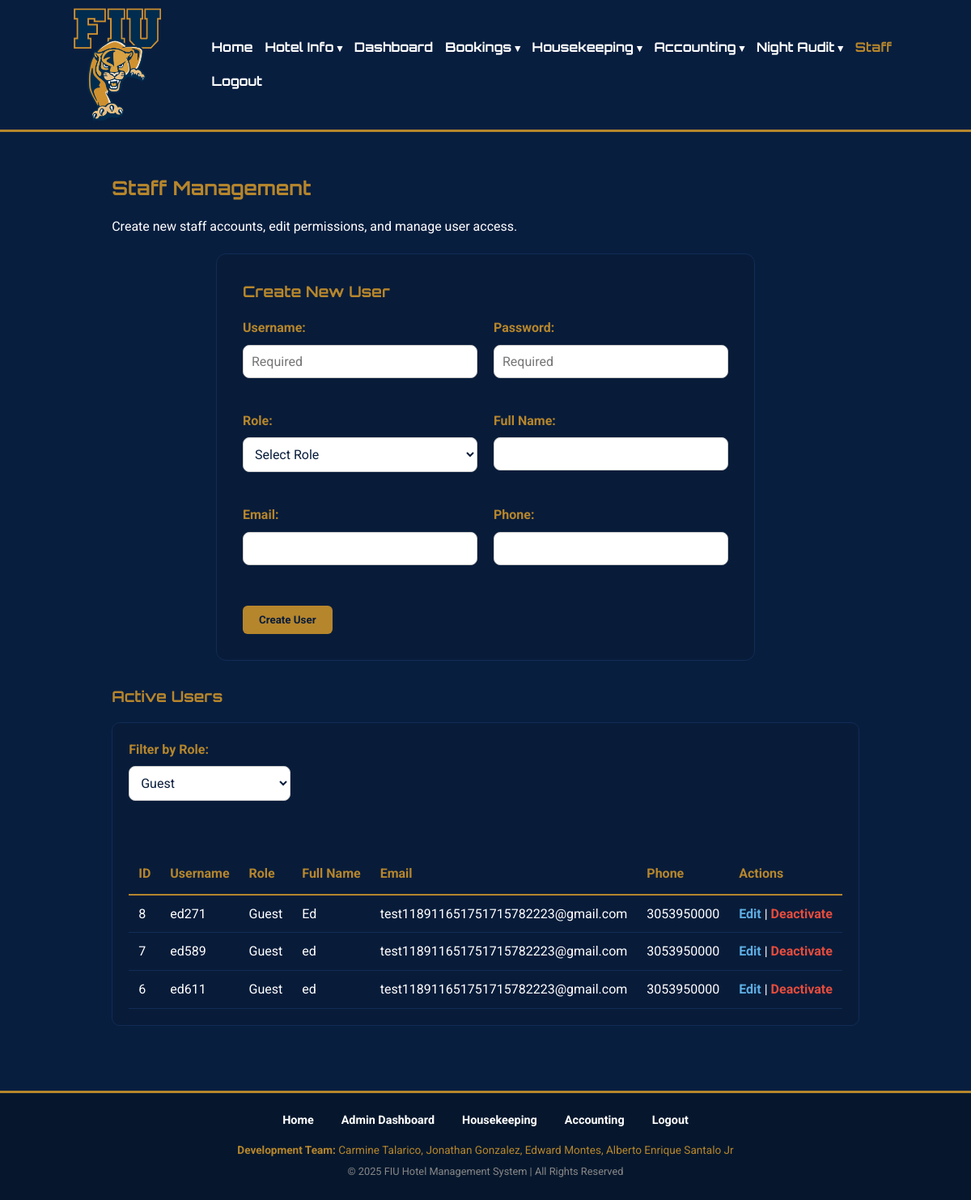
/users.php?filter_role=guest (signed in), run on the app's committed database.
### tables this page shows
CREATE TABLE `users` (
  `id` int(11) NOT NULL,
  `username` varchar(50) NOT NULL,
  `password` varchar(255) NOT NULL,
  `role` enum('admin','manager','front_desk','housekeeping','accountant','guest','friend') NOT NULL DEFAULT 'guest',
  `full_name` varchar(100) DEFAULT NULL,
  `email` varchar(100) DEFAULT NULL,
  `phone` varchar(20) DEFAULT NULL,
  `is_active` tinyint(1) NOT NULL DEFAULT 1
);

### public/users.php (the view, shortened to what this page needs)
<?php
require_once __DIR__ . '/../config/db.php';
$csrf_token = $_SESSION['csrf_token'];
$filter_role = $_GET['filter_role'] ?? 'all';
$sql = "SELECT id, username, role, full_name, email, phone FROM users WHERE is_active = 1";
$params = [];
$types = '';
if ($filter_role !== 'all') {
    $sql .= " AND role = ?";
    $params[] = $filter_role;
    $types .= 's';
}
$sql .= " ORDER BY role, username";
$stmt_users = $conn->prepare($sql);
if (!empty($params)) {
    $stmt_users->bind_param($types, ...$params);
}
$stmt_users->execute();
$users_result = $stmt_users->get_result();
require_once __DIR__ . '/../includes/header.php';
?>
<h2>Staff Management</h2>
<p>Create new staff accounts, edit permissions, and manage user access.</p>
<div class="form-container">
    <h3>Create New User</h3>
    <form method="post" action="users.php">
        <div style="display: grid; grid-template-columns: repeat(auto-fit, minmax(250px, 1fr)); gap: 20px;">
            <div>
                <label class="form-label">Username:</label>
                <input type="text" name="username" placeholder="Required" required class="form-input">
            </div>
            <div>
                <label class="form-label">Password:</label>
                <input type="password" name="password" placeholder="Required" required class="form-input">
            </div>
             <div>
                <label class="form-label">Role:</label>
                <select name="role" required class="form-select">
                    <option value="">Select Role</option>
                </select>
            </div>
            <div>
                <label class="form-label">Full Name:</label>
                <input type="text" name="full_name" class="form-input">
            </div>
            <div>
                <label class="form-label">Email:</label>
                <input type="email" name="email" class="form-input">
            </div>
            <div>
                <label class="form-label">Phone:</label>
                <input type="tel" name="phone" class="form-input">
            </div>
        </div>
        <button type="submit" name="create_user" class="btn btn-primary mt-30">Create User</button>
    </form>
</div>
<h3 class="mt-30">Active Users</h3>
<div class="card">
    <form method="GET" action="users.php" class="mb-20">
        <label for="filter_role" class="form-label">Filter by Role:</label>
        <select name="filter_role" id="filter_role" class="form-select" onchange="this.form.submit()" style="width: 200px; display: inline-block;">
            <option value="guest" <?= $filter_role === 'guest' ? 'selected' : '' ?>>Guest</option>
        </select>
    </form>
    <div style="overflow-x: auto;">
        <table class="data-table">
            <thead>
                <tr>
                    <th>ID</th>
                    <th>Username</th>
                    <th>Role</th>
                    <th>Full Name</th>
                    <th>Email</th>
                    <th>Phone</th>
                    <th>Actions</th>
                </tr>
            </thead>
            <tbody>
                <?php if ($users_result->num_rows > 0): ?>
                    <?php while ($row = $users_result->fetch_assoc()): ?>
                    <tr>
                        <td><?= $row['id'] ?></td>
                        <td><?= htmlspecialchars($row['username']) ?></td>
                        <td class="text-capitalize"><?= htmlspecialchars($row['role']) ?></td>
                        <td><?= htmlspecialchars($row['full_name'] ?: 'N/A') ?></td>
                        <td><?= htmlspecialchars($row['email'] ?: 'N/A') ?></td>
                        <td><?= htmlspecialchars($row['phone'] ?: 'N/A') ?></td>
                        <td>
                            <a href="admin_user_edit.php?user_id=<?= $row['id'] ?>" class="btn-link-style">Edit</a> |
                            <a href="?action=delete&user_id=<?= $row['id'] ?>&token=<?= $csrf_token ?>"
                               onclick="return confirm('Are you sure you want to deactivate this user? They will no longer be able to log in.')"
                               class="btn-link-style" style="color: #e74c3c;">Deactivate</a>
                        </td>
                    </tr>
                    <?php endwhile; ?>
                <?php else: ?>
                    <tr>
                        <td colspan="7" class="text-center">No active users found matching the criteria.</td>
                    </tr>
                <?php endif; ?>
            </tbody>
        </table>
    </div>
</div>
<?php
require_once __DIR__ . '/../includes/footer.php';
?>

### public/assets/css/style.css (style rules this page uses)
body, h1, h2, h3, p, a, ul, li, table, input, select, button, textarea, label { margin: 0; padding: 0; box-sizing: border-box; font-family: 'Roboto', sans-serif; }
body { background-color: #081E3F; color: #ffffff; line-height: 1.6; display: flex; flex-direction: column; min-height: 100vh; }
h1, h2, h3 { font-family: 'Orbitron', sans-serif; color: #B6862C; margin-bottom: 1rem; }
p { margin-bottom: 1rem; }
a { color: #B6862C; text-decoration: none; }
.btn { display: inline-block; padding: 10px 20px; font-weight: bold; border-radius: 6px; text-decoration: none; cursor: pointer; border: none; transition: all 0.2s ease; }
.btn-primary { background-color: #B6862C; color: #081C3A; }
.btn-link-style { color: #5dade2; background: none; border: none; padding: 0; font-weight: bold; }
.form-container { max-width: 600px; margin: 20px auto; padding: 2rem; background-color: #081C3A; border-radius: 12px; border: 1px solid #122C55; }
.form-label { display: block; margin-bottom: 8px; font-weight: bold; color: #B6862C; }
.form-input, .form-select, textarea.form-input { width: 100%; padding: 10px; margin-bottom: 1.25rem; border-radius: 8px; border: 1px solid #ccc; font-size: 1rem; color: #081C3A; background-color: #fff; font-family: 'Roboto', sans-serif; }
.data-table { width: 100%; border-collapse: collapse; margin-top: 25px; color: #ffffff; background-color: transparent; }
.data-table th { color: #B6862C; padding: 12px; text-align: left; border-bottom: 2px solid #B6862C; }
.data-table td { padding: 10px 12px; border-bottom: 1px solid #122C55; vertical-align: middle; }
.card { background: #081C3A; padding: 20px; border-radius: 10px; border: 1px solid #122C55; }
.mt-30 { margin-top: 30px; }
.mb-20 { margin-bottom: 20px; }
.text-capitalize { text-transform: capitalize; }

### data on the page
users: id "8", username "ed271", role "Guest", full_name "Ed", email "test118911651751715782223@gmail.com", phone "3053950000"
users: id "7", username "ed589", role "Guest", full_name "ed", email "test118911651751715782223@gmail.com", phone "3053950000"
users: id "6", username "ed611", role "Guest", full_name "ed", email "test118911651751715782223@gmail.com", phone "3053950000"
